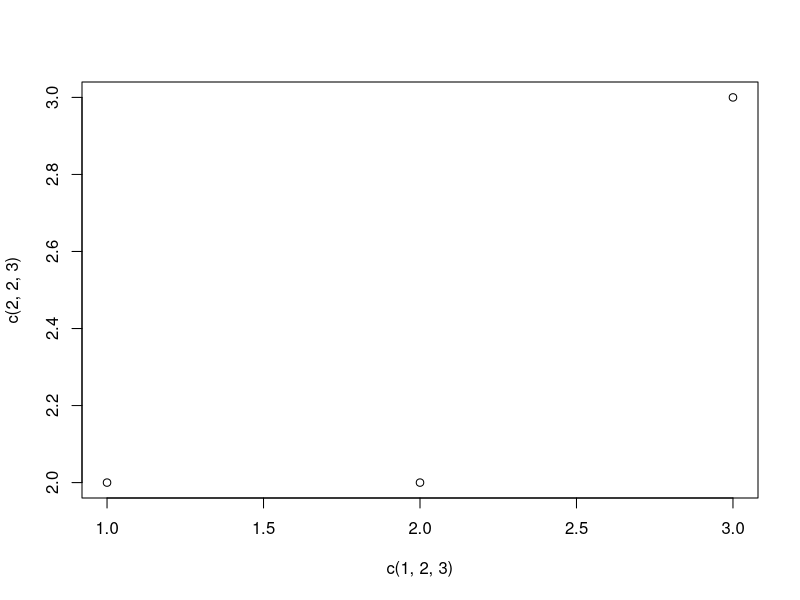
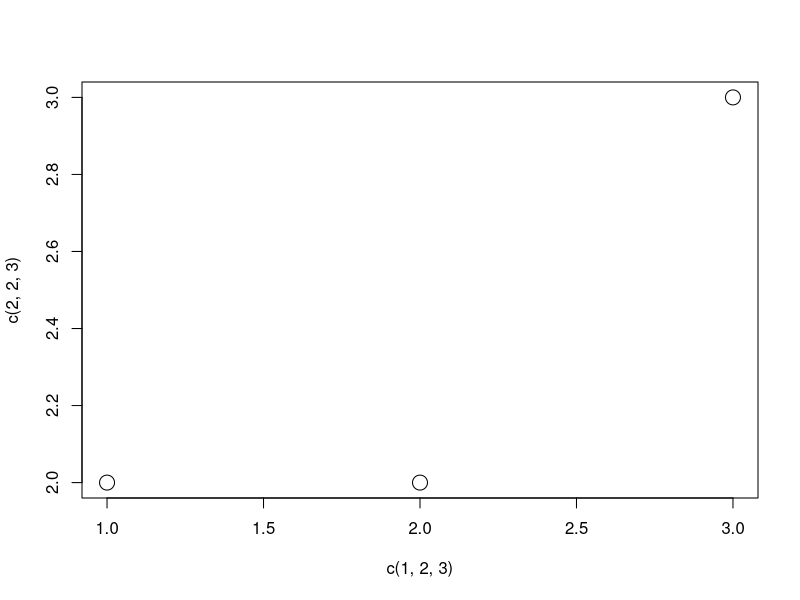
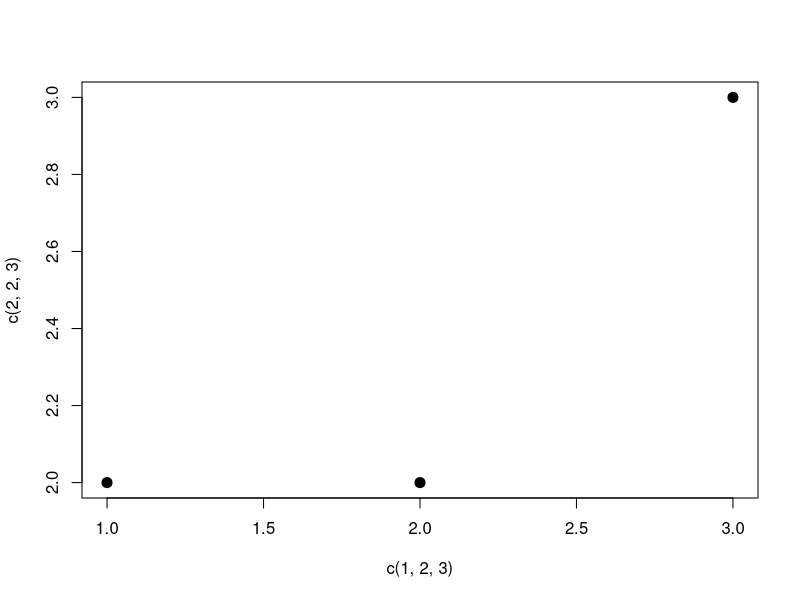
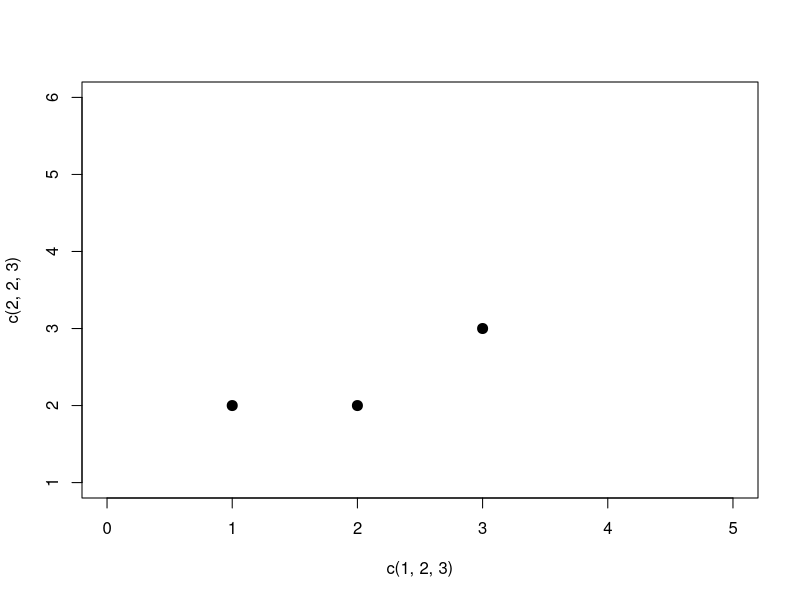
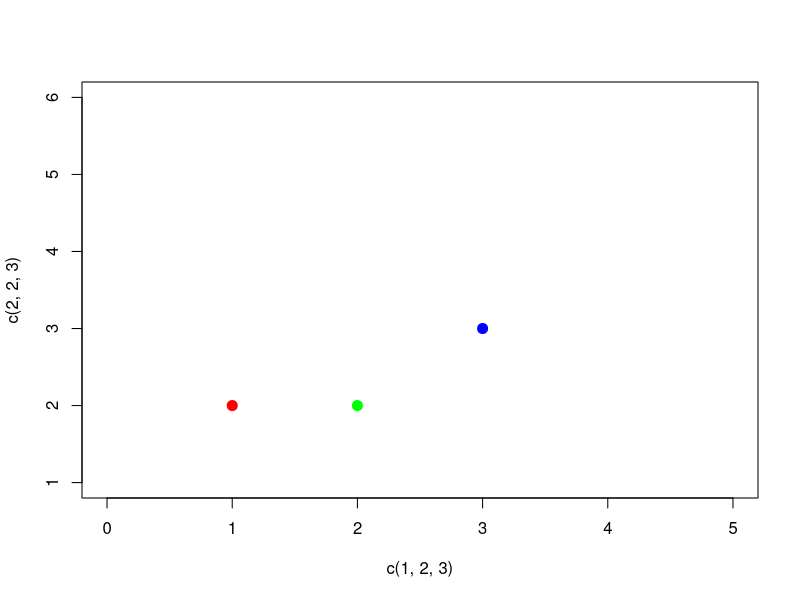
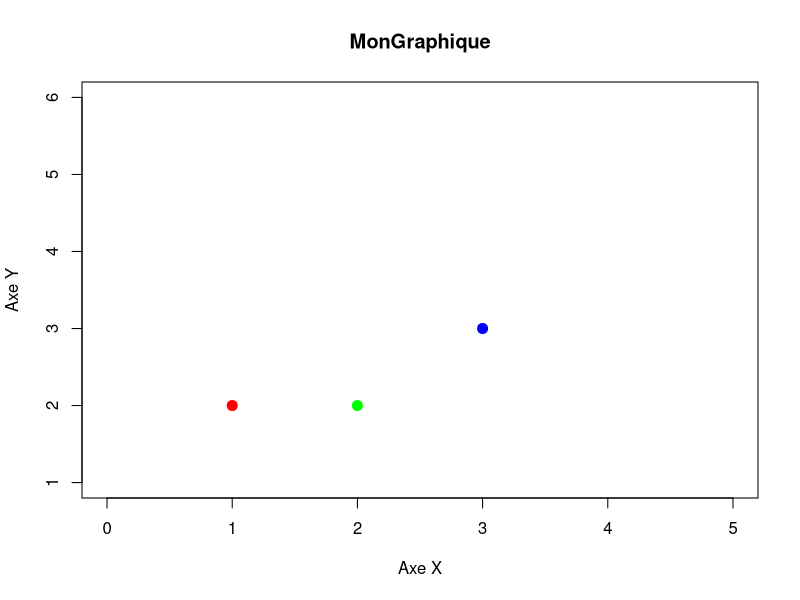
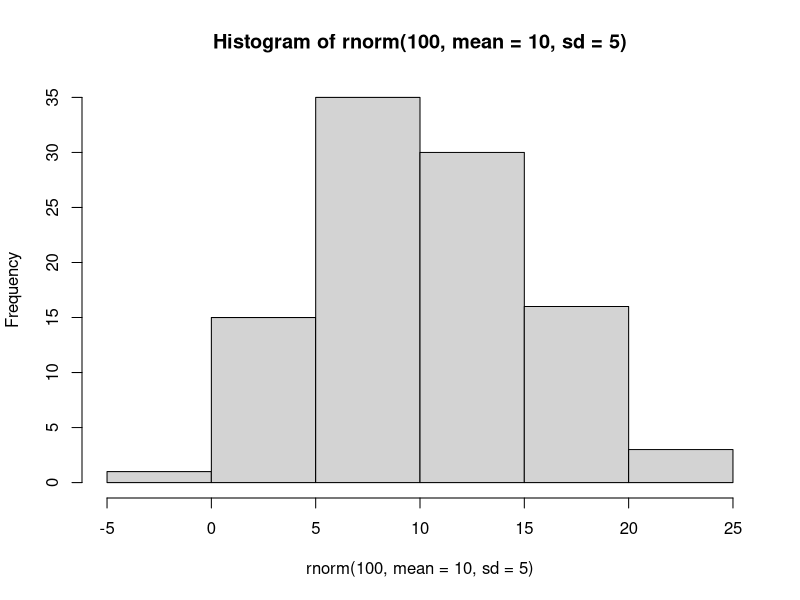
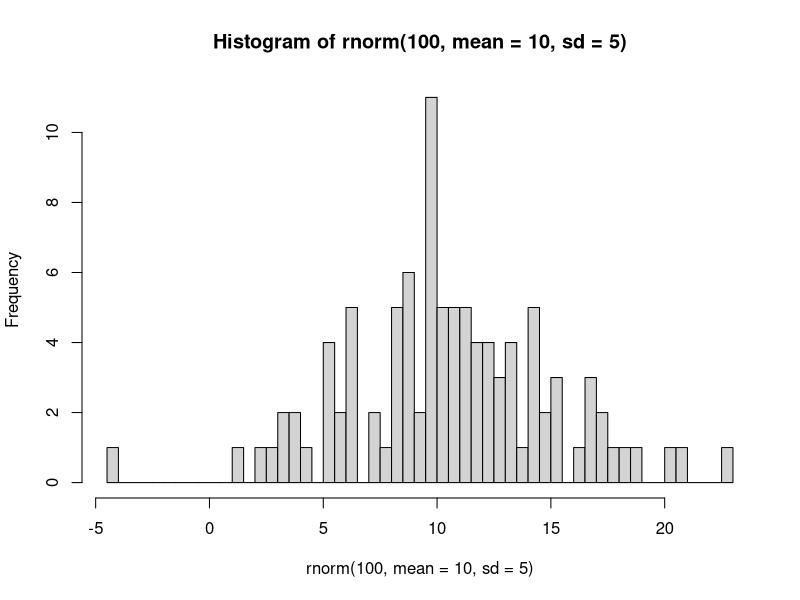

Recreate these plots in R, in order.
##
# Gaëlle LELANDAIS <gaelle.lelandais@u-psud.fr>
# This content is licensed under CC BY 4.0
##

#---------------------------------------------------------------------------
# Exercice 1
#---------------------------------------------------------------------------

vec1 = 1:12
vec1 = c(vec1, c(16, 17, 18))
print(vec1)

#---------------------------------------------------------------------------
# Exercice 2
#---------------------------------------------------------------------------

vec2 = c(0, 0.5, 1, 1.5, 2, 2.5, 3, 3.5, 4, 4.5, 5)
vec2 = seq(0, 5, by = 0.5)
print(vec2)

#---------------------------------------------------------------------------
# Exercice 3
#---------------------------------------------------------------------------

print(4850/26)

# seulement deux ou trois décimales
print(round(4850/26, 2))
print(round(4850/26, 3))

# autres fonctions R : ceiling(); floor(); etc.
print(ceiling(4850/26))
print(floor(4850/26))

#---------------------------------------------------------------------------
# Exercice 4
#---------------------------------------------------------------------------

print(date())

dateJour = date()
m1 = 3
m2 = "je me souviendrai longtemps de mon premier script R, le"

print(paste(m1, m2, dateJour))

#---------------------------------------------------------------------------
# Exercice 5
#---------------------------------------------------------------------------

plot(c(1,2,3), c(2,2,3))
plot(c(1,2,3), c(2,2,3), cex = 2)
plot(c(1,2,3), c(2,2,3), cex = 2, pch = 20)
plot(c(1,2,3), c(2,2,3), cex = 2, pch = 20, xlim = c(0,5), ylim = c(1,6))
plot(c(1,2,3), c(2,2,3), cex = 2, pch = 20, xlim = c(0,5), ylim = c(1,6), col = c("red", "green", "blue"))
plot(c(1,2,3), c(2,2,3), cex = 2, pch = 20, xlim = c(0,5), ylim = c(1,6), col = c("red", "green", "blue"), main = "MonGraphique", xlab = "Axe X", ylab = "Axe Y")

pdf("MonGraphique.pdf")
plot(c(1,2,3), c(2,2,3), cex = 2, pch = 20, xlim = c(0,5), ylim = c(1,6), col = c("red", "green", "blue"), main = "MonGraphique", xlab = "Axe X", ylab = "Axe Y")
dev.off()

#---------------------------------------------------------------------------
# Exercice 6
#---------------------------------------------------------------------------

hist(rnorm(100, mean = 10, sd = 5))
hist(rnorm(100, mean = 10, sd = 5), nclass = 50)

vec = rnorm(100, mean = 10, sd = 5) 
hist(vec, breaks = seq(floor(min(vec)), ceiling(max(vec)), by = 0.5))

#---------------------------------------------------------------------------
# Exercice 7
#---------------------------------------------------------------------------

sample(1:100, size = 10)

#---------------------------------------------------------------------------
# Exercice 8
#---------------------------------------------------------------------------

sample(c("pile", "face"), size = 100, rep = TRUE)

#---------------------------------------------------------------------------
# Exercice 9
#---------------------------------------------------------------------------

sample(c("pile", "face"), size = 100, rep = TRUE, prob = c(0.3, 0.7))

